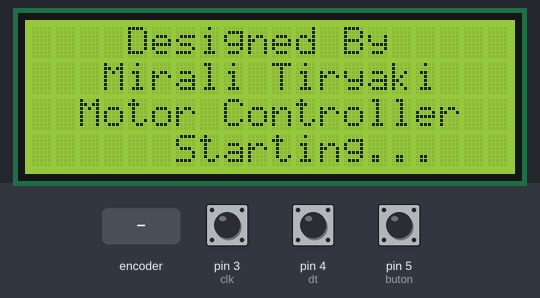
Bench run of a sketch on a simulated Arduino Uno, built with avr-gcc and run on an emulated ATmega328P. Parts: 20×4 character LCD. Inputs (shaded band) come from the test bench; at power-on: pin 5 (buton) HIGH, pin 3 (clk) HIGH, pin 4 (dt) HIGH. What the sketch prints to the serial monitor is not drawn.

Above: at 3.2 s.
At 8.3 s:
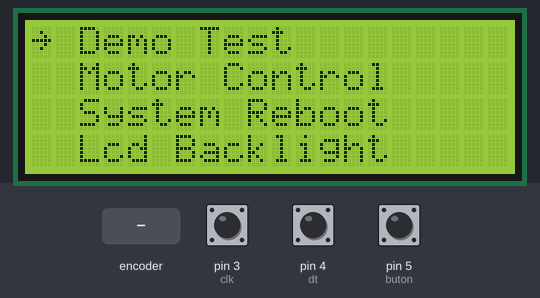
8.4 s: rotary encoder on pin 3 (clk) / pin 4 (dt) turned 2 steps (second pin leading)
At 9.0 s:
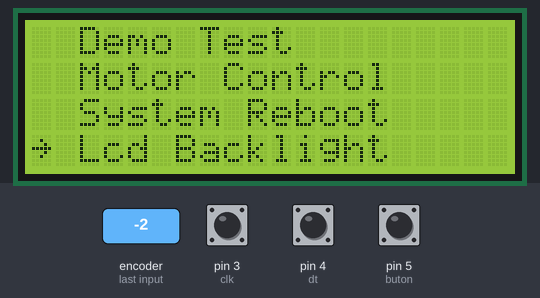
10.3 s: pin 5 (buton) pulled LOW for 3.2 s
At 12.7 s:
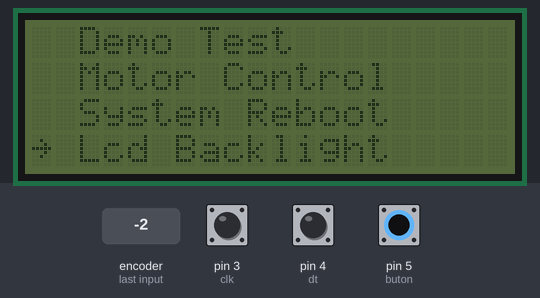
15.0 s: pin 5 (buton) pulled LOW for 0.15 s
16.6 s: rotary encoder on pin 3 (clk) / pin 4 (dt) turned 3 steps (first pin leading)
At 17.6 s:
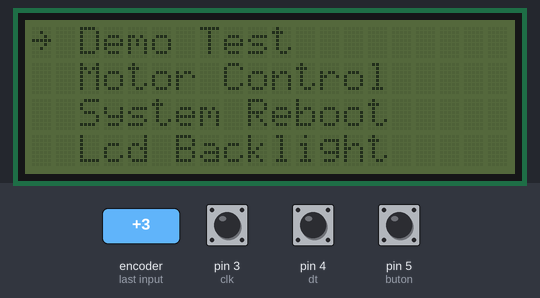
Timing chart, 0 to 19.6 s (numbered marks = the images above; inputs shaded):
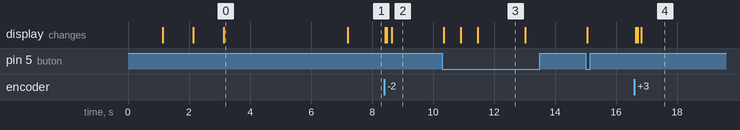

Measured:
- after the input at 8.4 s, the display: first changes at once (image 2 shows a later state)
- after the input at 10.3 s, the display: changes after 0.05 s (image 3)
- after the input at 16.6 s, the display: first changes after 0.05 s (image 4 shows a later state)
- what the display in image 0 shows lasts 4.1 s, from 3.1 s to 7.2 s
- what the display in image 3 shows lasts 1.5 s, from 11.5 s to 13.0 s

The sketch:

Controller_With_Menu.ino
```cpp
/*
 * Project Name => Controller With Menu
 *
 * Designed by Mirali Tiryaki
 * instagram => https://www.instagram.com/mirali_tiryaki_/
 * Linkedin  => https://tr.linkedin.com/in/mirali-tiryaki-35ba27224
 * Mail => miralitiryaki1@gmail.com
 *
 *
 */
#include <Arduino.h>
#include <Wire.h>
#include <LiquidCrystal_I2C.h>
#include <ezButton.h>
#include <EEPROM.h>

ezButton button(5);
LiquidCrystal_I2C lcd(0x27,20,4);

String directionData = "Right";
String power = "OFF";
const int LONG_PRESS_TIME  = 1000;
unsigned long pressedTime  = 0;
int counter = 0;
int buttonState = 0;
int yon;
int clk_son;
int clk_simdi;
int clk = 3;
int dt = 4;
int buton = 5;
int speedCount = 10;
int lastState = LOW;
int btnState;
int currentState;
bool menuFlag = true;
bool isPressing = false;
bool isFirstPress = true;
bool isLongDetected = false;
bool longpress = false;
bool yonBilgileri = false;

  byte rightOk[8] = {
  B00000,
  B00100,
  B00010,
  B11111,
  B00010,
  B00100,
  B00000,
  B00000
};
void updateEncoder()
{
  clk_simdi = digitalRead(clk);
  if (clk_simdi != clk_son) {
    if (digitalRead(dt) == clk_simdi) {
      counter++;
      if(counter >= 3)
      {
        counter = 3;
      }
      yon = true;
    }
    else {
      counter--;
       if(counter <= 0)
      {
        counter = 0;
      }
      yon = false;
    }
  }
  clk_son = clk_simdi;
}
int resetPin = 6;
void setup() {
  lcd.init();
  pinMode(buton, INPUT_PULLUP);
  pinMode(clk, INPUT_PULLUP);
  pinMode(dt, INPUT_PULLUP);
  pinMode(buton, INPUT_PULLUP);
  digitalWrite(resetPin, HIGH);
  pinMode(resetPin, OUTPUT);
  lcd.backlight();
  clk_son = digitalRead(clk);
  Serial.begin(115200);
  attachInterrupt(digitalPinToInterrupt(clk), updateEncoder, CHANGE);
  attachInterrupt(digitalPinToInterrupt(dt), updateEncoder, CHANGE);
  button.setDebounceTime(40);

    lcd.setCursor(0,0);
    lcd.print("    Designed By    ");
    lcd.setCursor(0,1);
    lcd.print("   Mirali Tiryaki");
    lcd.setCursor(0,2);
    lcd.print("  Motor Controller");
    lcd.setCursor(0,3);
    lcd.print("      Starting");
    delay(1000);
    lcd.setCursor(14,3);
    lcd.print(".");
    delay(1000);
    lcd.setCursor(15,3);
    lcd.print(".");
    delay(1000);
    lcd.setCursor(16,3);
    lcd.print(".");
    delay(4000);
    lcd.clear();

}
void longPressRead()
{
 currentState = digitalRead(buton);

  if(lastState == HIGH && currentState == LOW) {
    pressedTime = millis();
    isPressing = true;
    isLongDetected = false;
  } else if(lastState == LOW && currentState == HIGH) {
    isPressing = false;
  }

  if(isPressing == true && isLongDetected == false) {
    long pressDuration = millis() - pressedTime;

    if( pressDuration > LONG_PRESS_TIME ) {
      Serial.println("A long press is detected");
       if(counter == 0 and menuFlag == false)
      {
      lcd.clear();
      lcd.setCursor(3,1);
      lcd.print("KAYDEDILDI");
      delay(750);
      lcd.clear();
      menuFlag = true;
      }
      isLongDetected = true;
      longpress = true;
      delay(1000);
    }
  }
  lastState = currentState;
}

void loop()
{
    longPressRead();
    Serial.println(counter);
    if(menuFlag == true)
    {
    lcd.setCursor(2,0);
    lcd.print("Demo Test");
    lcd.setCursor(2,1);
    lcd.print("Motor Control");
    lcd.setCursor(2,2);
    lcd.print("System Reboot");
    lcd.setCursor(2,3);
    lcd.print("Lcd Backlight");
    }

  button.loop();
  btnState = button.getState();

if(menuFlag == false)
{

      lcd.setCursor(14,2);
      lcd.print(directionData);
      lcd.setCursor(14,3);
      lcd.print(power);
      lcd.setCursor(14,1);
      lcd.print(speedCount);
}

  switch(counter){

case 0:

    lcd.setCursor(0,1);
    lcd.print(" ");
    lcd.setCursor(0,2);
    lcd.print(" ");
    lcd.setCursor(0,3);
    lcd.print(" ");
    lcd.createChar(0, rightOk);
    lcd.setCursor(0,0);
    lcd.write(byte(0));

    break;

case 1:
    lcd.setCursor(0,0);
    lcd.print(" ");
    lcd.setCursor(0,2);
    lcd.print(" ");
    lcd.setCursor(0,3);
    lcd.print(" ");
    lcd.setCursor(0,1);
    lcd.write(byte(0));
    if(button.isPressed())
    {
      menuFlag = false;
      lcd.setCursor(1,0);
      lcd.print("Motor Control Menu");
      lcd.setCursor(1,1);
      lcd.print("Motor speedCount :");
      lcd.setCursor(1,2);
      lcd.print("Direction   :");
      lcd.setCursor(1,3);
      lcd.print("Motor Power :");

      if(digitalRead(buton) == LOW and counter == 1 and menuFlag == false )
      {
        if( speedCount < 100)
        {
        speedCount = speedCount+10;
        }

        else if (speedCount == 100)
        {
          speedCount = 0;
          lcd.setCursor(16,1);
          lcd.print(" ");
        }


        lcd.setCursor(14,1);
        lcd.print(speedCount);
      }
      }
    break;

case 2:
    lcd.setCursor(0,0);
    lcd.print(" ");
    lcd.setCursor(0,1);
    lcd.print(" ");
    lcd.setCursor(0,3);
    lcd.print(" ");
    lcd.setCursor(0,2);
    lcd.write(byte(0));
    buttonState = digitalRead(buton);
    if(buttonState == LOW and menuFlag == true)
    {
      digitalWrite(resetPin, LOW);
    }

if(menuFlag == false)
{
  if (buttonState == LOW) {
    if (isFirstPress) {
     isFirstPress = false;
     lcd.setCursor(14,2);
     directionData = "Right";
     lcd.print(directionData);
    } else {
      lcd.setCursor(14,2);
      directionData = "Left ";
      lcd.print(directionData);
      isFirstPress = true;
    }
    delay(500);
  }
}

    break;

case 3:
    lcd.setCursor(0,0);
    lcd.print(" ");
    lcd.setCursor(0,1);
    lcd.print(" ");
    lcd.setCursor(0,2);
    lcd.print(" ");
    lcd.setCursor(0,3);
    lcd.write(byte(0));

    buttonState = digitalRead(buton);
    if(counter == 3 and buttonState== LOW)
    {

    if (isFirstPress) {
      lcd.noBacklight();
      isFirstPress = false;
    } else {
      lcd.backlight();
      isFirstPress = true;
    }
    delay(500);
  }


    if(menuFlag == false)
{

  if (buttonState == LOW) {
    if (isFirstPress) {
      power = "ON ";
      isFirstPress = false;
    } else {
      power = "OFF";
      isFirstPress = true;
    }
    delay(500);
  }
}
    break;
  }
}
```
